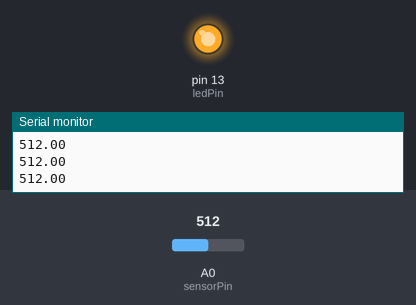
Bench run of a sketch on a simulated Arduino Uno, built with avr-gcc and run on an emulated ATmega328P. On the bench: output pins drawn as LEDs (lit = HIGH), the last lines printed to the serial monitor. Inputs (shaded band) come from the test bench; at power-on: A0 (sensorPin) = 512.

Above: at 1.2 s.
1.3 s: A0 (sensorPin) set to 142
2.8 s: A0 (sensorPin) set to 119
At 4.0 s:
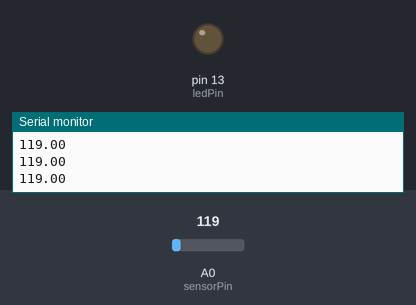
4.3 s: A0 (sensorPin) set to 306
At 4.7 s:
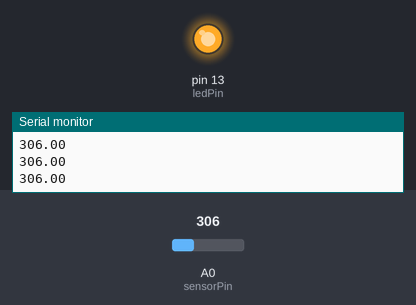
5.8 s: A0 (sensorPin) set to 122
At 7.0 s:
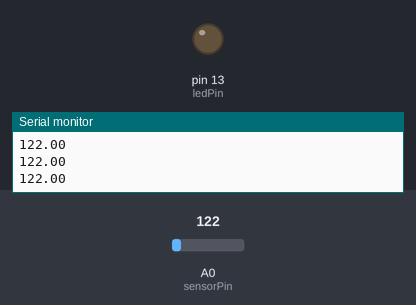
Timing chart, 0 to 8.4 s (numbered marks = the images above; inputs shaded):
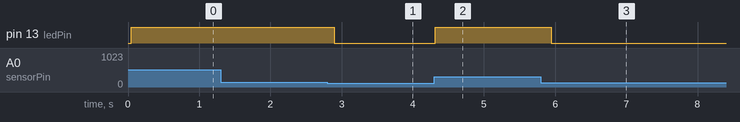

Measured:
- the behaviour switches between 128 and 127 on A0 (sensorPin) (found by bisection; images 0 and 1)
- after the input at 2.8 s, pin 13 (ledPin): HIGH → LOW after 0.09 s
- after the input at 4.3 s, pin 13 (ledPin): LOW → HIGH at once
- after the input at 5.8 s, pin 13 (ledPin): HIGH → LOW after 0.14 s

The sketch:

Firmware_PressureSensor.ino
```cpp
int sensorPin = A0;    // select the input pin for the potentiometer
int ledPin = 13;      // select the pin for the LED
int sensorValue = 0;  // variable to store the value coming from the sensor

#define N 100
int dataCollect[N];
int curIndex = 0;
float curMean = 0.0f;
float oldMean = 0.0f;

#define WINDOW 500
int indxWindw = 0;
float minWindw = 1024;
float maxWindw = 0;
float curMinWindow = 0;
float curMaxWindow = 1024;
float curMeanWindow = 512;

long timePrint0 = 0;
int dlyPrint = 10;

boolean isPress = false;

void setup() {
  Serial.begin(115200);
  pinMode(ledPin, OUTPUT);

  // init data collection
  for(int i=0; i<N; i++) {
    dataCollect[i] = 0;
  }
}

void loop() {
  // update index
  if(curIndex < N && curIndex >= 0) {
    curIndex++;
  }
  else {
    curIndex = 0;
  }

  // update data collection
  dataCollect[curIndex] = analogRead(sensorPin);

  // get moving mean
  oldMean = curMean;
  curMean = 0.0f;
  for (int i=0; i<N;i++) {
    curMean += dataCollect[i];
  }
  curMean /= N;

  // update window
  if(indxWindw < WINDOW) {
    indxWindw++;
    if(curMean < minWindw) {
      minWindw = curMean;
    }
    if(curMean > maxWindw) {
      maxWindw = curMean;
    }
  }
  else {
    // update new thresholds
    curMinWindow = minWindw;
    curMaxWindow = maxWindw;
    curMeanWindow = (curMinWindow + curMaxWindow)/2.0;

    // reset
    indxWindw = 0;
    minWindw = 1024;
    maxWindw = 0;
  }

  // TEST THRESHOLDS
  if(!isPress) {
    if (oldMean <= curMaxWindow && curMean >= curMaxWindow) {
      isPress = true;
    }
  } else {
    if (oldMean >= curMeanWindow && curMean <= curMeanWindow) {
      isPress = false;
    }
  }

  if(millis() - timePrint0 > dlyPrint) {
    Serial.print(curMean);
    Serial.print('\t');
    // Serial.print(curMinWindow);
    /*Serial.print('\t');
    Serial.print(curMaxWindow);
    Serial.print('\t');
    Serial.print(curMeanWindow);*/
    /*
    Serial.print('\t');
    if(isPress) {
      Serial.print(700);
    } else {
      Serial.print(600);
    }
    */
    Serial.println("");
    analogWrite(ledPin, curMean);
    timePrint0 = millis();
  }
}
```
